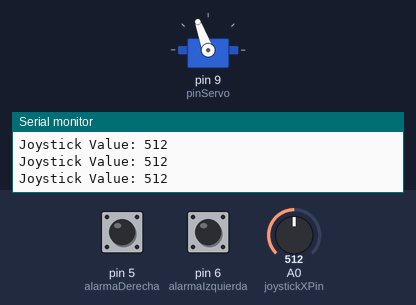
Simulated run of this sketch. Board: Arduino Uno, built with avr-gcc and run on an emulated ATmega328P. Parts: servo, the last lines printed to the serial monitor. Inputs (shaded band) come from the test bench; at power-on: pin 6 (alarmaIzquierda) HIGH, A0 (joystickXPin) = 512, pin 5 (alarmaDerecha) HIGH.

Above: at 1.2 s.
1.3 s: pin 6 (alarmaIzquierda) pulled LOW for 0.15 s
At 1.4 s:
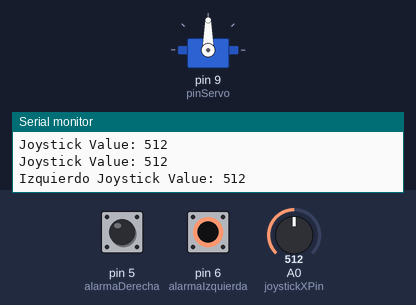
3.0 s: A0 (joystickXPin) set to 55
4.5 s: A0 (joystickXPin) set to 46
At 5.2 s:
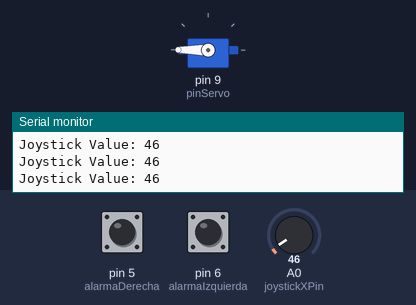
6.0 s: A0 (joystickXPin) set to 1010
At 6.5 s:
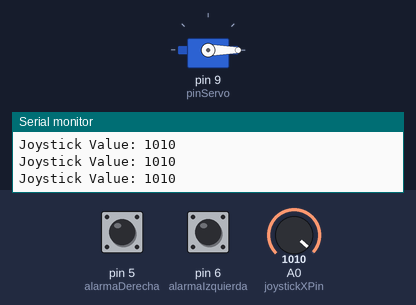
7.5 s: pin 5 (alarmaDerecha) pulled LOW for 0.15 s
At 7.63 s:
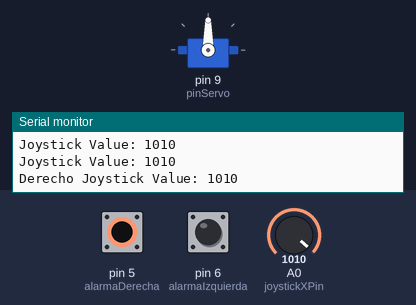
9.2 s: pin 5 (alarmaDerecha) pulled LOW for 3.2 s
At 13.9 s:
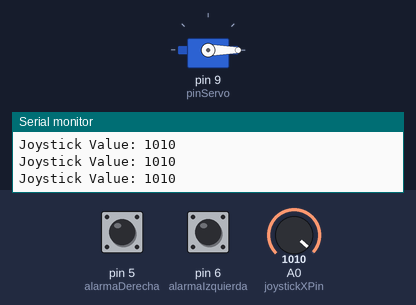
Timing chart, 0 to 14.9 s (numbered marks = the images above; inputs shaded):
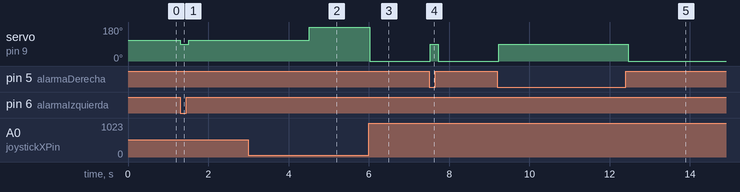

The sketch:

actuador_lineal_3.ino
```cpp
//Aitor Gómez Ogueta UO294066
//Diego García González UO294255
//Ejercicio actuador lineal 3.

#include <Servo.h>

const int joystickXPin = A0;
const int alarmaIzquierda = 6;
const int alarmaDerecha = 5;
Servo servo;
const int pinServo = 9;

void setup() {
  Serial.begin(9600);
  servo.attach(pinServo);
  pinMode(alarmaIzquierda, INPUT_PULLUP);
  pinMode(alarmaDerecha, INPUT_PULLUP);
}

void loop() {
  int joystickXValue = analogRead(joystickXPin);
  bool piIzquierdo = digitalRead(alarmaIzquierda) == LOW;
  bool piDerecho = digitalRead(alarmaDerecha) == LOW;

  Serial.print("Joystick Value: ");
  Serial.println(joystickXValue);
  if(piIzquierdo)
    Serial.print("Izquierdo ");
  if(piDerecho)
    Serial.print("Derecho ");

  if (joystickXValue < 50 && !piIzquierdo) {
    servo.write(180);
  } else if (joystickXValue >= 50 && joystickXValue < 520 && !piIzquierdo) {
    servo.write(110);
  } else if (joystickXValue >= 1000 &&  !piDerecho) {
    servo.write(0);
  } else if (joystickXValue > 560 && joystickXValue < 1000 && !piDerecho) {
    servo.write(80);
  } else {
    servo.write(90);
  }

  delay(100);
}
```

Measured:
- the behaviour switches between 50 and 49 on A0 (joystickXPin) (found by bisection; images 1 and 2)
- after the input at 1.3 s, servo on pin 9 (pinServo): 110° → 90° at once, → 110° 0.20 s later
- after the input at 4.5 s, servo on pin 9 (pinServo): 110° → 180° at once
- after the input at 6.0 s, servo on pin 9 (pinServo): 180° → 0° at once
- after the input at 7.5 s, servo on pin 9 (pinServo): 0° → 90° at once, → 0° 0.20 s later
- after the input at 9.2 s, servo on pin 9 (pinServo): 0° → 90° at once, → 0° 3.2 s later
